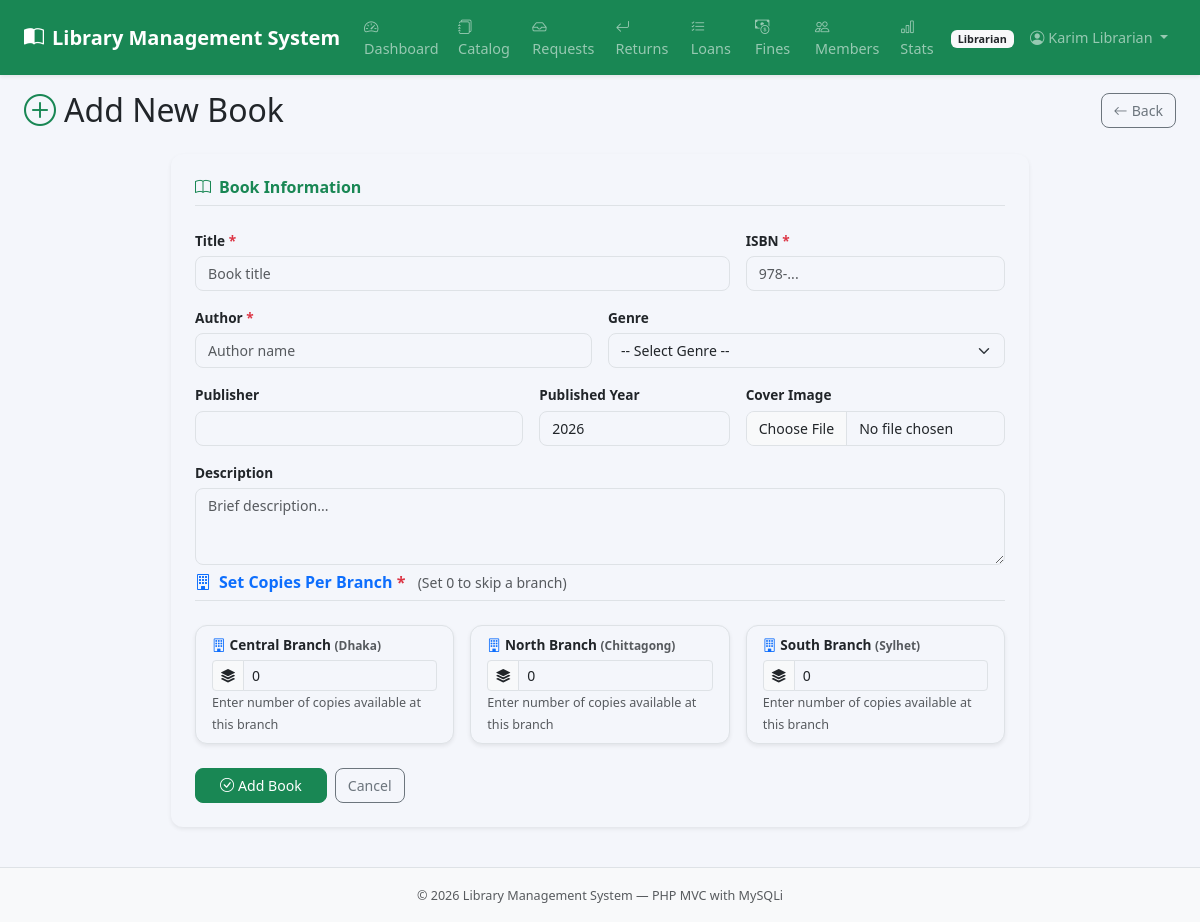
/index.php?page=librarian_book_add (signed in), run on the app's committed database.
### tables this page shows
CREATE TABLE `users` (
  `id` int(11) NOT NULL,
  `name` varchar(150) NOT NULL,
  `email` varchar(150) NOT NULL,
  `password_hash` varchar(255) NOT NULL,
  `phone` varchar(25) DEFAULT NULL,
  `role` enum('member','librarian','branch_manager','admin') NOT NULL DEFAULT 'member',
  `profile_pic` varchar(255) DEFAULT NULL,
  `branch_id` int(11) DEFAULT NULL,
  `is_active` tinyint(1) NOT NULL DEFAULT 1,
  `created_at` timestamp NOT NULL DEFAULT current_timestamp()
);

CREATE TABLE `branches` (
  `id` int(11) NOT NULL,
  `name` varchar(150) NOT NULL,
  `address` text DEFAULT NULL,
  `city` varchar(100) DEFAULT NULL,
  `phone` varchar(25) DEFAULT NULL,
  `manager_id` int(11) DEFAULT NULL,
  `is_active` tinyint(1) NOT NULL DEFAULT 1,
  `created_at` timestamp NOT NULL DEFAULT current_timestamp()
);

### app/controller/librarian/book_add.php (called while the page is built, shortened)
<?php
require_once __DIR__ . '/../../model/Models.php';
$branchModel = new BranchModel($conn);
$branches   = $branchModel->getAll();
$old        = [];
require __DIR__ . '/../../view/shared/header.php';
require __DIR__ . '/../../view/librarian/book_add.php';
require __DIR__ . '/../../view/shared/footer.php';

### config/app.php (called while the page is built, shortened)
<?php
function e(string $s): string {
    return htmlspecialchars($s, ENT_QUOTES, 'UTF-8');
}

### app/model/Models.php (called while the page is built, shortened)
<?php
class BranchModel {
    private mysqli $db;
    public function __construct(mysqli $db) { $this->db = $db; }
    public function getAll(): array {
        $r = $this->db->query(
            "SELECT br.*, u.name AS manager_name,
                (SELECT COUNT(*) FROM users WHERE branch_id=br.id AND role='librarian') AS librarian_count
             FROM branches br LEFT JOIN users u ON br.manager_id = u.id ORDER BY br.name");
        return $r->fetch_all(MYSQLI_ASSOC);
    }
}

### app/view/librarian/book_add.php (the view, shortened to what this page needs)
<div class="d-flex justify-content-between align-items-center mb-4">
  <h2 class="mb-0"><i class="bi bi-plus-circle me-2 text-success"></i>Add New Book</h2>
  <a href="<?= BASE_URL ?>index.php?page=librarian_books" class="btn btn-outline-secondary">
    <i class="bi bi-arrow-left me-1"></i>Back
  </a>
</div>
<div class="row justify-content-center">
  <div class="col-lg-9">
    <div class="card border-0 shadow-sm">
      <div class="card-body p-4">
        <form method="POST" enctype="multipart/form-data">
          <div class="row g-3">
            <div class="col-12">
              <h6 class="fw-bold text-success border-bottom pb-2"><i class="bi bi-book me-2"></i>Book Information</h6>
            </div>
            <div class="col-md-8">
              <label class="form-label fw-semibold">Title <span class="text-danger">*</span></label>
              <input type="text" name="title" class="form-control" value="<?= e($old['title'] ?? '') ?>" required placeholder="Book title">
            </div>
            <div class="col-md-4">
              <label class="form-label fw-semibold">ISBN <span class="text-danger">*</span></label>
              <input type="text" name="isbn" class="form-control" value="<?= e($old['isbn'] ?? '') ?>" required placeholder="978-...">
            </div>
            <div class="col-md-6">
              <label class="form-label fw-semibold">Author <span class="text-danger">*</span></label>
              <input type="text" name="author" class="form-control" value="<?= e($old['author'] ?? '') ?>" required placeholder="Author name">
            </div>
            <div class="col-md-6">
              <label class="form-label fw-semibold">Genre</label>
              <select name="genre_id" class="form-select">
                <option value="">-- Select Genre --</option>
              </select>
            </div>
            <div class="col-md-5">
              <label class="form-label fw-semibold">Publisher</label>
              <input type="text" name="publisher" class="form-control" value="<?= e($old['publisher'] ?? '') ?>">
            </div>
            <div class="col-md-3">
              <label class="form-label fw-semibold">Published Year</label>
              <input type="number" name="published_year" class="form-control"
                     value="<?= e($old['published_year'] ?? date('Y')) ?>" min="1000" max="<?= date('Y') ?>">
            </div>
            <div class="col-md-4">
              <label class="form-label fw-semibold">Cover Image</label>
              <input type="file" name="cover_image" class="form-control" accept="image/*">
            </div>
            <div class="col-12">
              <label class="form-label fw-semibold">Description</label>
              <textarea name="description" class="form-control" rows="3" placeholder="Brief description..."><?= e($old['description'] ?? '') ?></textarea>
            </div>
            <div class="col-12 mt-2">
              <h6 class="fw-bold text-primary border-bottom pb-2">
                <i class="bi bi-building me-2"></i>Set Copies Per Branch
                <span class="text-danger">*</span>
                <small class="text-muted fw-normal ms-2">(Set 0 to skip a branch)</small>
              </h6>
            </div>
            <?php foreach ($branches as $branch): if (!$branch['is_active']) continue; ?>
            <div class="col-md-4">
              <div class="card border shadow-sm h-100">
                <div class="card-body py-2 px-3">
                  <label class="form-label fw-semibold small mb-1">
                    <i class="bi bi-building me-1 text-primary"></i><?= e($branch['name']) ?>
                    <small class="text-muted">(<?= e($branch['city'] ?? '') ?>)</small>
                  </label>
                  <div class="input-group input-group-sm">
                    <span class="input-group-text"><i class="bi bi-stack"></i></span>
                    <input type="number"
                           name="inv_copies[<?= $branch['id'] ?>]"
                           class="form-control"
                           value="<?= (int)($old['inv_copies'][$branch['id']] ?? 0) ?>"
                           min="0" max="999"
                           placeholder="Copies">
                  </div>
                  <small class="text-muted">Enter number of copies available at this branch</small>
                </div>
              </div>
            </div>
            <?php endforeach; ?>
            <div class="col-12 d-flex gap-2 pt-2">
              <button type="submit" class="btn btn-success px-4">
                <i class="bi bi-check-circle me-1"></i>Add Book
              </button>
              <a href="<?= BASE_URL ?>index.php?page=librarian_books" class="btn btn-outline-secondary">Cancel</a>
            </div>
          </div>
        </form>
      </div>
    </div>
  </div>
</div>

### public/css/style.css (style rules this page uses)
:root { --bs-body-bg: #f4f6fb; }
body { background: #f4f6fb; font-family: 'Segoe UI', sans-serif; font-size: .9rem; }
.card { border-radius: 12px; }
.form-control, .form-select { border-radius: 8px; font-size: .88rem; }
.form-label { font-size: .85rem; margin-bottom: .3rem; }
.btn { border-radius: 8px; font-size: .88rem; }

### data on the page
users: branch.name "Central Branch", branch.city "Dhaka", branch "0", branches.name "North Branch", branches.city "Chittagong", inv_copies "0"
branches: name "South Branch", city "Sylhet", id "0"

### other printed values
APP_NAME "Library Management System"
$navRole "Librarian"
$_SESSION['user_name'] "Karim Librarian"
